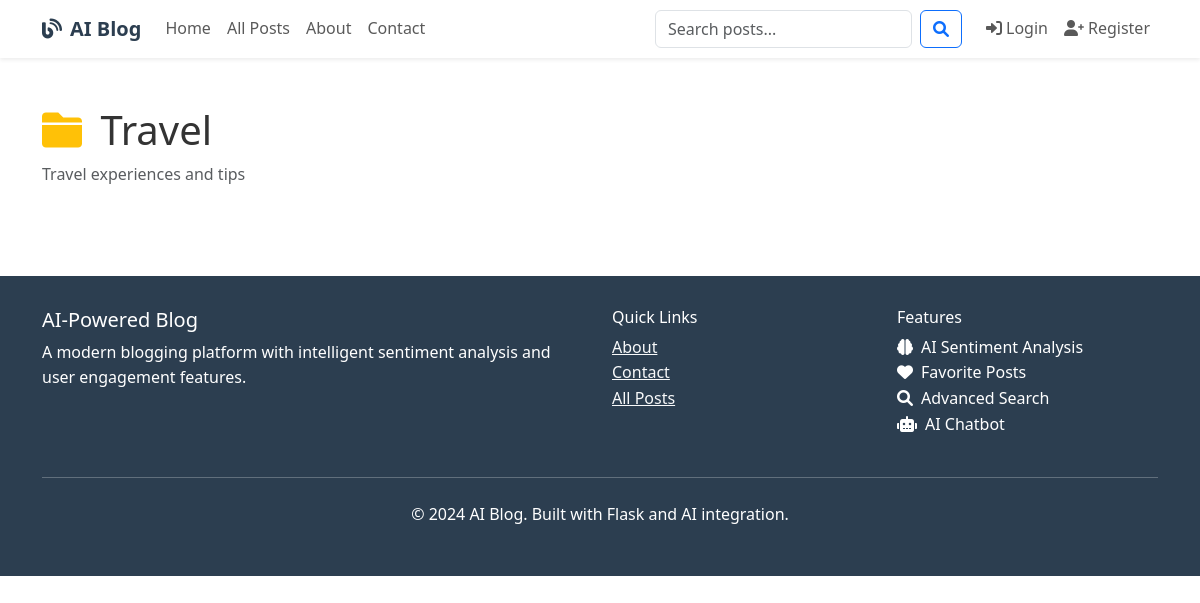
/category/3, run on an earlier commit of the app's database.
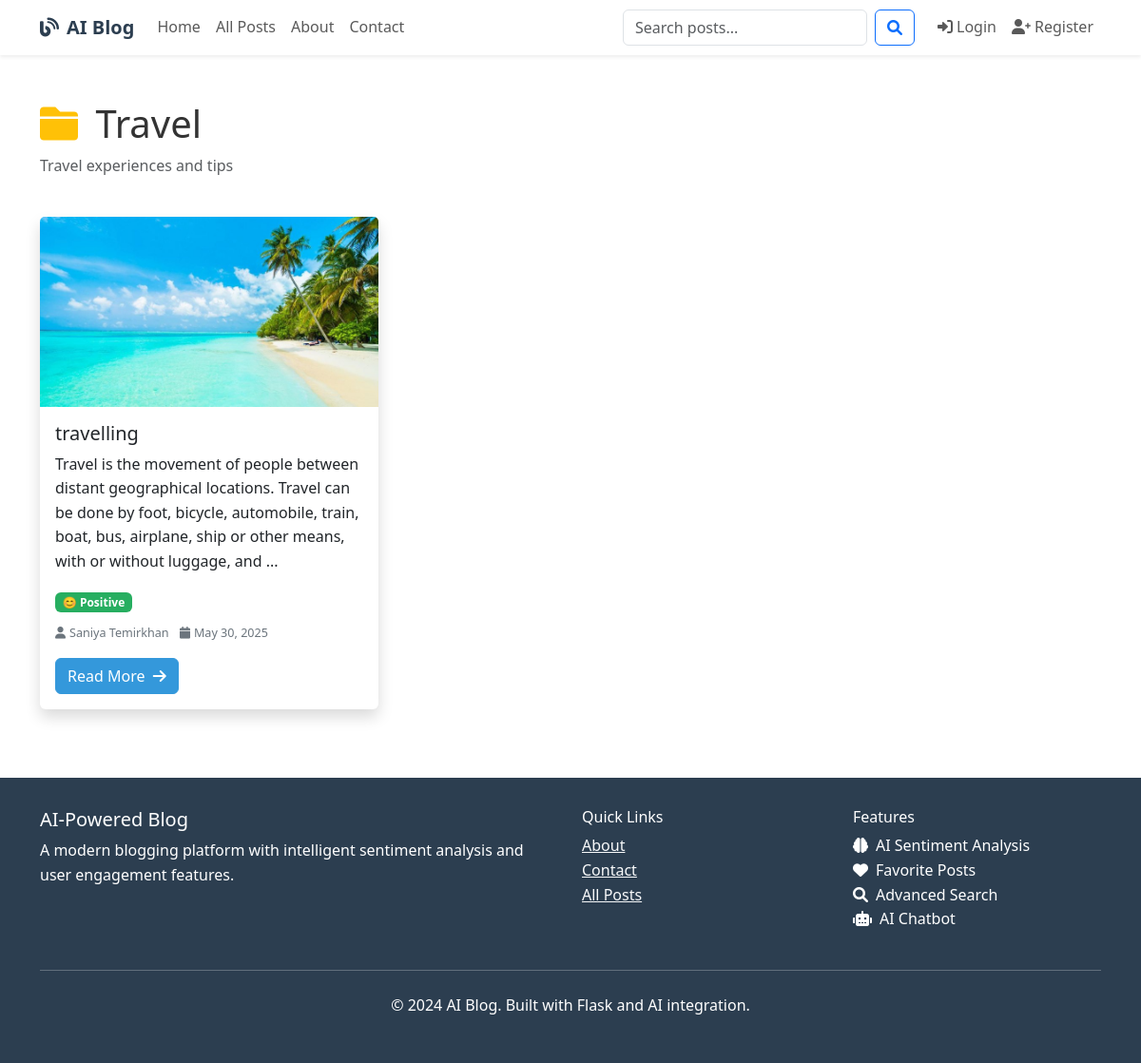
And on a later commit of the database.
### models.py (models this page shows, shortened)
class BlogPost(db.Model):
    id = db.Column(db.Integer, primary_key=True)
    title = db.Column(db.String(200), nullable=False)
    content = db.Column(db.Text, nullable=False)
    summary = db.Column(db.String(500))
    featured_image = db.Column(db.String(200))
    created_at = db.Column(db.DateTime, default=datetime.utcnow)
    updated_at = db.Column(db.DateTime, default=datetime.utcnow, onupdate=datetime.utcnow)
    published = db.Column(db.Boolean, default=True)
    views = db.Column(db.Integer, default=0)
    sentiment_score = db.Column(db.Float)  # -1 to 1 (negative to positive)
    sentiment_label = db.Column(db.String(20))  # 'positive', 'negative', 'neutral'
    sentiment_confidence = db.Column(db.Float)  # 0 to 1
    user_id = db.Column(db.Integer, db.ForeignKey('user.id'), nullable=False)
    category_id = db.Column(db.Integer, db.ForeignKey('category.id'))
    comments = db.relationship('Comment', backref='post', lazy='dynamic', cascade='all, delete-orphan')
    favorites = db.relationship('Favorite', backref='post', lazy='dynamic', cascade='all, delete-orphan')
    tags = db.relationship('Tag', secondary='post_tags', back_populates='posts')
    def get_sentiment_emoji(self):
        if self.sentiment_label == 'positive':
            return '😊'
        elif self.sentiment_label == 'negative':
            return '😔'
        else:
            return '😐'

class User(UserMixin, db.Model):
    id = db.Column(db.Integer, primary_key=True)
    username = db.Column(db.String(80), unique=True, nullable=False)
    email = db.Column(db.String(120), unique=True, nullable=False)
    password_hash = db.Column(db.String(120), nullable=False)
    first_name = db.Column(db.String(50), nullable=False)
    last_name = db.Column(db.String(50), nullable=False)
    bio = db.Column(db.Text)
    profile_image = db.Column(db.String(200), default='default.jpg')
    created_at = db.Column(db.DateTime, default=datetime.utcnow)
    is_active = db.Column(db.Boolean, default=True)
    posts = db.relationship('BlogPost', backref='author', lazy='dynamic', cascade='all, delete-orphan')
    comments = db.relationship('Comment', backref='author', lazy='dynamic', cascade='all, delete-orphan')
    favorites = db.relationship('Favorite', backref='user', lazy='dynamic', cascade='all, delete-orphan')
    def get_full_name(self):
        return f"{self.first_name} {self.last_name}"

### blueprints/main.py (the view)
@main_bp.route('/category/<int:category_id>')
def category_posts(category_id):
    try:
        category = Category.query.get_or_404(category_id)
        page = request.args.get('page', 1, type=int)
        posts = BlogPost.query.filter_by(category_id=category_id, published=True)\
                              .order_by(desc(BlogPost.created_at))\
                              .paginate(page=page, per_page=12, error_out=False)
        return render_template('main/category_posts.html', posts=posts, category=category)
    except Exception as e:
        print(f"Category posts error: {e}")
        flash('Category not found.', 'danger')
        return redirect(url_for('main.index'))

### templates/main/category_posts.html (shortened to what this page needs)
{% extends "base.html" %}
{% block content %}
<div class="container py-5">
    <div class="row">
        <div class="col-12 mb-4">
            <h1 class="mb-2">
                <i class="fas fa-folder me-2" style="color: {{ category.color }}"></i>
                {{ category.name }}
            </h1>
            {% if category.description %}
            <p class="text-muted">{{ category.description }}</p>
            {% endif %}
        </div>
    </div>
    <div class="row">
        {% if posts %}
        {% for post in posts %}
        <div class="col-lg-4 col-md-6 mb-4">
            <div class="card h-100 shadow">
                {% if post.featured_image %}
                <img src="{{ url_for('static', filename='uploads/posts/' + post.featured_image) }}"
                     class="card-img-top" alt="{{ post.title }}" style="height: 200px; object-fit: cover;">
                {% endif %}
                <div class="card-body d-flex flex-column">
                    <h5 class="card-title">{{ post.title }}</h5>
                    <p class="card-text">{{ post.summary or post.content[:150] + '...' }}</p>
                    {% if post.sentiment_label %}
                    <div class="mb-2">
                        <span class="badge sentiment-{{ post.sentiment_label }}">
                            {{ post.get_sentiment_emoji() }} {{ post.sentiment_label.title() }}
                        </span>
                    </div>
                    {% endif %}
                    <div class="post-meta mb-3">
                        <small>
                            <i class="fas fa-user me-1"></i>{{ post.author.get_full_name() }}
                            <i class="fas fa-calendar ms-2 me-1"></i>{{ post.created_at.strftime('%B %d, %Y') }}
                        </small>
                    </div>
                    <div class="mt-auto">
                        <a href="{{ url_for('blog.view_post', id=post.id) }}" class="btn btn-primary">
                            Read More <i class="fas fa-arrow-right ms-1"></i>
                        </a>
                    </div>
                </div>
            </div>
        </div>
        {% endfor %}
        {% endif %}
    </div>
</div>
{% endblock %}

What changed in the data, as far as the page shows it:
now on this page (row edited): BlogPost: featured_image (picture), title "travelling", summary "Travel is the movement of people between distant geographical locations. Travel can be done by foot, bicycle, automobile, train, boat, bus, airplane, ship or other means, with or without luggage, and ...", get_sentiment_emoji "😊", sentiment_label "Positive", author.get_full_name "Saniya Temirkhan", created_at "May 30, 2025"
